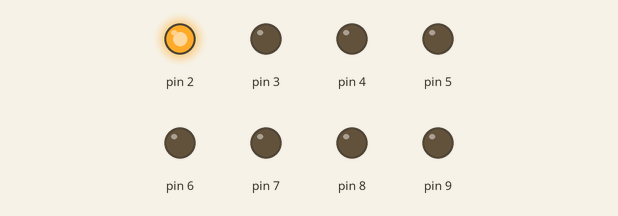
Recording of a sketch running on a simulated Arduino Uno, built with avr-gcc and run on an emulated ATmega328P. Parts: output pins drawn as LEDs (lit = HIGH).

Above: at 0.05 s.
At 0.35 s:
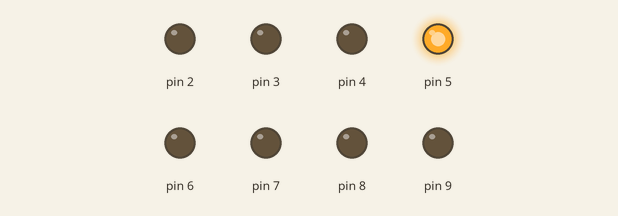
At 0.75 s:
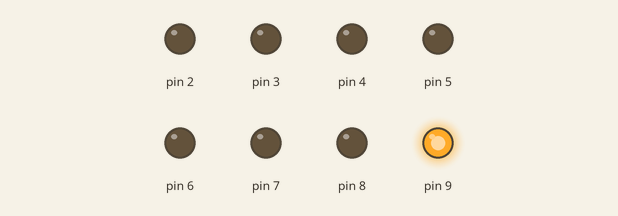
At 1.45 s:
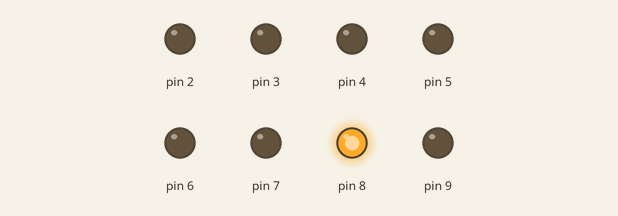
At 2.15 s:
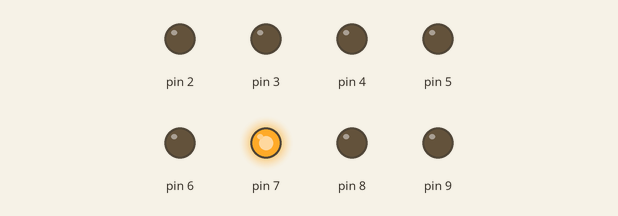
At 2.85 s:
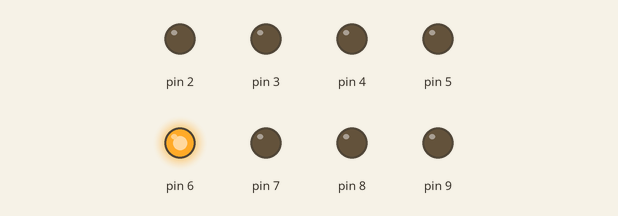
Timing chart, 0 to 3.1 s (numbered marks = the images above):
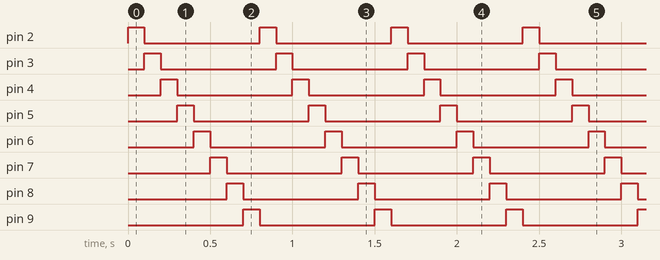

Measured:
- by itself, pin 2–9: alternates HIGH for 0.10 s and LOW for 0.70 s
- by itself, everything shown: repeats every 0.80 s, in 8 steps

The sketch:

sketch_apr14a.ino
```cpp
#include <Arduino.h>
void setup();
void loop();
void setup() {

  pinMode(2,OUTPUT);
  pinMode(3,OUTPUT);
   pinMode(4,OUTPUT);
  pinMode(5,OUTPUT);
   pinMode(6,OUTPUT);
  pinMode(7,OUTPUT);
   pinMode(8,OUTPUT);
  pinMode(9,OUTPUT);

}

void loop() {
  digitalWrite(2,HIGH); // BẬT BÓNG ĐÈN
  delay(100); // dưng tt
   digitalWrite(2,LOW);

   digitalWrite(3,HIGH); // BẬT BÓNG ĐÈN
  delay(100); // dưng tt
   digitalWrite(3,LOW);

    digitalWrite(4,HIGH); // BẬT BÓNG ĐÈN
  delay(100); // dưng tt
   digitalWrite(4,LOW);

    digitalWrite(5,HIGH); // BẬT BÓNG ĐÈN
  delay(100); // dưng tt
   digitalWrite(5,LOW);

    digitalWrite(6,HIGH); // BẬT BÓNG ĐÈN
  delay(100); // dưng tt
   digitalWrite(6,LOW);

    digitalWrite(7,HIGH); // BẬT BÓNG ĐÈN
  delay(100); // dưng tt
   digitalWrite(7,LOW);

    digitalWrite(8,HIGH); // BẬT BÓNG ĐÈN
  delay(100); // dưng tt
   digitalWrite(8,LOW);

    digitalWrite(9,HIGH); // BẬT BÓNG ĐÈN
  delay(100); // dưng tt
   digitalWrite(9,LOW);
}
```
